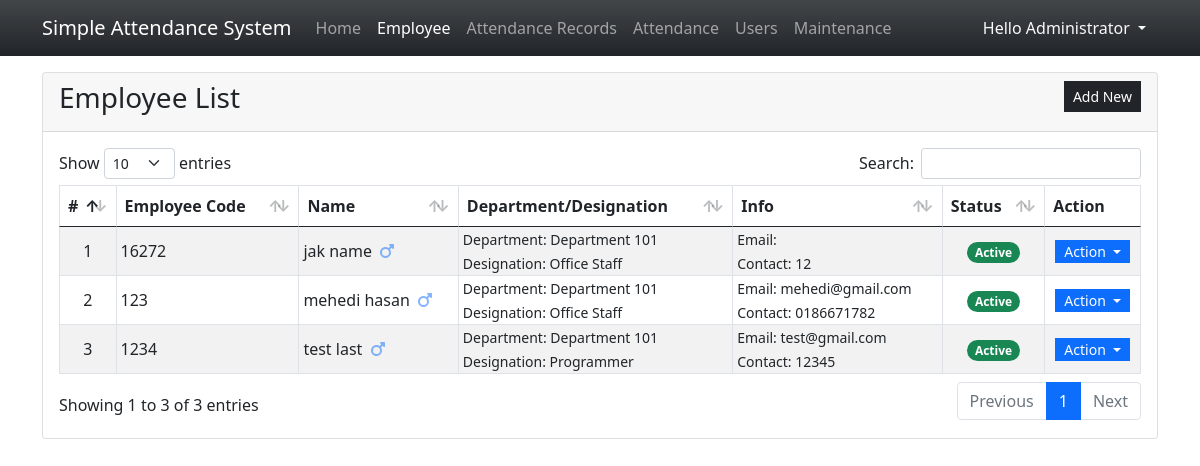
Page /?page=employees (signed in) on the committed database.
### tables this page shows
CREATE TABLE employee_list (
            `employee_id` INTEGER NOT NULL PRIMARY KEY AUTOINCREMENT,
            `employee_code` TEXT NOT NULL,
            `firstname` TEXT NOT NULL,
            `middlename` TEXT NULL,
            `lastname` TEXT NOT NULL,
            `gender` TEXT NOT NULL,
            `department_id` INTEGER NULL,
            `designation_id` INTEGER NULL,
            `contact` TEXT NOT NULL,
            `email` TEXT NOT NULL,
            `status` INTEGER NOT NULL DEFAULT 1,
            `date_created` TIMESTAMP DEFAULT CURRENT_TIMESTAMP,
            `date_updated` TIMESTAMP NULL, password varchar(255) NULL,
            FOREIGN KEY(`department_id`) REFERENCES `department_list`(`department_id`) ON DELETE SET NULL,
            FOREIGN KEY(`designation_id`) REFERENCES `designation_list`(`designation_id`) ON DELETE SET NULL
        );

CREATE TABLE department_list (
            `department_id` INTEGER NOT NULL PRIMARY KEY AUTOINCREMENT,
            `name` TEXT NOT NULL,
            `status` INTEGER NOT NULL DEFAULT 1,
            `date_created` TIMESTAMP DEFAULT CURRENT_TIMESTAMP
        );

CREATE TABLE designation_list (
            `designation_id` INTEGER NOT NULL PRIMARY KEY AUTOINCREMENT,
            `name` TEXT NOT NULL,
            `status` INTEGER NOT NULL DEFAULT 1,
            `date_created` TIMESTAMP DEFAULT CURRENT_TIMESTAMP
        );

### employees.php (the view, shortened to what this page needs)
<div class="card">
    <div class="card-header d-flex justify-content-between">
        <h3 class="card-title">Employee List</h3>
        <div class="card-tools align-middle">
            <button class="btn btn-dark btn-sm py-1 rounded-0" type="button" id="create_new">Add New</button>
        </div>
    </div>
    <div class="card-body">
        <table class="table table-hover table-striped table-bordered">
            <thead>
                <tr>
                    <th>#</th>
                    <th>Employee Code</th>
                    <th>Name</th>
                    <th>Department/Designation</th>
                    <th>Info</th>
                    <th>Status</th>
                    <th>Action</th>
                </tr>
            </thead>
            <tbody>
                <?php
                $sql = "SELECT e.*,(e.firstname || ' ' || e.middlename || ' ' || e.lastname) as `name`,d.name as dept, dd.name as desg FROM `employee_list`e INNER JOIN `department_list` d on e.department_id = d.department_id inner join `designation_list` dd on e.designation_id = dd.designation_id  order by `name` asc";
                $qry = $conn->query($sql);
                $i = 1;
                    while($row = $qry->fetchArray()):
                ?>
                <tr>
                    <td class="text-center p-0"><?php echo $i++; ?></td>
                    <td class="py-0 px-1"><?php echo $row['employee_code'] ?></td>
                    <td class="py-0 px-1"><?php echo $row['name'] ?>
                    <?php if($row['gender'] == "Male"): ?>
                        <span class="fa fa-mars mx-1 text-primary opacity-50" title="Male"></span>
                    <?php else: ?>
                        <span class="fa fa-venus mx-1 text-danger opacity-50" title="Female"></span>
                    <?php endif; ?>
                    </td>
                    <td class="py-0 px-1">
                        <small>Department: <?php echo $row['dept'] ?></small><br>
                        <small>Designation: <?php echo $row['desg'] ?></small>
                    </td>
                    <td class="py-0 px-1">
                        <small>Email: <?php echo $row['email'] ?></small><br>
                        <small>Contact: <?php echo $row['contact'] ?></small>
                    </td>
                    <td class="py-0 px-1 text-center">
                    <?php if($row['status'] == 1): ?>
                        <span class="badge bg-success rounded-pill">Active</span>
                    <?php else: ?>
                        <span class="badge bg-danger rounded-pill">Inactive</span>
                    <?php endif; ?>
                    </td>
                    <th class="text-center py-0 px-1">
                        <div class="btn-group" role="group">
                            <button id="btnGroupDrop1" type="button" class="btn btn-primary dropdown-toggle btn-sm rounded-0 py-0" data-bs-toggle="dropdown" aria-expanded="false">
                            Action
                            </button>
                        </div>
                    </th>
                </tr>
                <?php endwhile; ?>
            </tbody>
        </table>
    </div>
</div>

### index.php (style rules this page uses)
html,body { height:100%; width:100%; }

### rows in the picture
employee_list: employee_code "16272", name "jak name", gender "Male" (drawn), department.name "Department 101", designation.name "Office Staff", contact "12", status "Active"
employee_list: employee_code "123", name "mehedi hasan", gender "Male" (drawn), department.name "Department 101", designation.name "Office Staff", email "mehedi@gmail.com", contact "0186671782", status "Active"
employee_list: employee_code "1234", name "test last", gender "Male" (drawn), department.name "Department 101", designation.name "Programmer", email "test@gmail.com", contact "12345", status "Active"

### other values in the picture
$_SESSION['fullname'] "Administrator"
